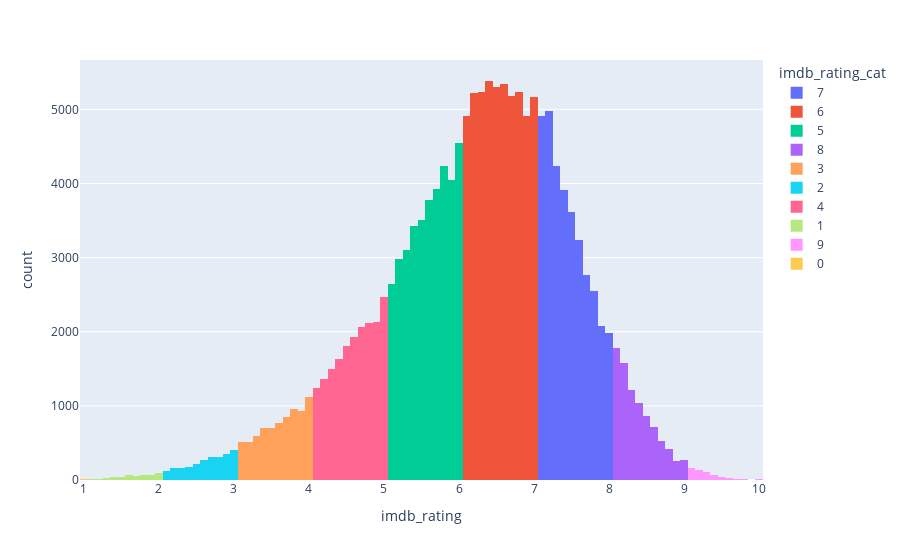

Notebook cell for this chart:
### Markdown cell above
Binning the countinous variable into groups to be able to achieve classification tasks.

### Code cell
model_df['imdb_rating_cat'] = pd.cut(model_df['imdb_rating'], bins=[0, 1, 2, 3, 4, 5, 6, 7, 8, 9, 10], right=True, labels=False) 
px.histogram(model_df, 'imdb_rating', color = 'imdb_rating_cat')

### Figure 1 — Plotly figure (JSON) as saved in the notebook; plotly's stock layout.template omitted (floating-point values rounded to 4 significant figures; data arrays with more than 128 entries replaced by an {"elided": "..."} marker saying what was removed)
{"data": [{"alignmentgroup": "True", "bingroup": "x", "hovertemplate": "imdb_rating_cat=7<br>imdb_rating=%{x}<br>count=%{y}<extra></extra>", "legendgroup": "7", "marker": {"color": "#636efa", "pattern": {"shape": ""}}, "name": "7", "offsetgroup": "7", "orientation": "v", "showlegend": true, "type": "histogram", "x": {"elided": "34265 float values"}, "xaxis": "x", "yaxis": "y"}, {"alignmentgroup": "True", "bingroup": "x", "hovertemplate": "imdb_rating_cat=6<br>imdb_rating=%{x}<br>count=%{y}<extra></extra>", "legendgroup": "6", "marker": {"color": "#EF553B", "pattern": {"shape": ""}}, "name": "6", "offsetgroup": "6", "orientation": "v", "showlegend": true, "type": "histogram", "x": {"elided": "51866 float values"}, "xaxis": "x", "yaxis": "y"}, {"alignmentgroup": "True", "bingroup": "x", "hovertemplate": "imdb_rating_cat=5<br>imdb_rating=%{x}<br>count=%{y}<extra></extra>", "legendgroup": "5", "marker": {"color": "#00cc96", "pattern": {"shape": ""}}, "name": "5", "offsetgroup": "5", "orientation": "v", "showlegend": true, "type": "histogram", "x": {"elided": "36189 float values"}, "xaxis": "x", "yaxis": "y"}, {"alignmentgroup": "True", "bingroup": "x", "hovertemplate": "imdb_rating_cat=8<br>imdb_rating=%{x}<br>count=%{y}<extra></extra>", "legendgroup": "8", "marker": {"color": "#ab63fa", "pattern": {"shape": ""}}, "name": "8", "offsetgroup": "8", "orientation": "v", "showlegend": true, "type": "histogram", "x": {"elided": "8670 float values"}, "xaxis": "x", "yaxis": "y"}, {"alignmentgroup": "True", "bingroup": "x", "hovertemplate": "imdb_rating_cat=3<br>imdb_rating=%{x}<br>count=%{y}<extra></extra>", "legendgroup": "3", "marker": {"color": "#FFA15A", "pattern": {"shape": ""}}, "name": "3", "offsetgroup": "3", "orientation": "v", "showlegend": true, "type": "histogram", "x": {"elided": "7653 float values"}, "xaxis": "x", "yaxis": "y"}, {"alignmentgroup": "True", "bingroup": "x", "hovertemplate": "imdb_rating_cat=2<br>imdb_rating=%{x}<br>count=%{y}<extra></extra>", "legendgroup": "2", "marker": {"color": "#19d3f3", "pattern": {"shape": ""}}, "name": "2", "offsetgroup": "2", "orientation": "v", "showlegend": true, "type": "histogram", "x": {"elided": "2457 float values"}, "xaxis": "x", "yaxis": "y"}, {"alignmentgroup": "True", "bingroup": "x", "hovertemplate": "imdb_rating_cat=4<br>imdb_rating=%{x}<br>count=%{y}<extra></extra>", "legendgroup": "4", "marker": {"color": "#FF6692", "pattern": {"shape": ""}}, "name": "4", "offsetgroup": "4", "orientation": "v", "showlegend": true, "type": "histogram", "x": {"elided": "18239 float values"}, "xaxis": "x", "yaxis": "y"}, {"alignmentgroup": "True", "bingroup": "x", "hovertemplate": "imdb_rating_cat=1<br>imdb_rating=%{x}<br>count=%{y}<extra></extra>", "legendgroup": "1", "marker": {"color": "#B6E880", "pattern": {"shape": ""}}, "name": "1", "offsetgroup": "1", "orientation": "v", "showlegend": true, "type": "histogram", "x": {"elided": "481 float values"}, "xaxis": "x", "yaxis": "y"}, {"alignmentgroup": "True", "bingroup": "x", "hovertemplate": "imdb_rating_cat=9<br>imdb_rating=%{x}<br>count=%{y}<extra></extra>", "legendgroup": "9", "marker": {"color": "#FF97FF", "pattern": {"shape": ""}}, "name": "9", "offsetgroup": "9", "orientation": "v", "showlegend": true, "type": "histogram", "x": {"elided": "585 float values"}, "xaxis": "x", "yaxis": "y"}, {"alignmentgroup": "True", "bingroup": "x", "hovertemplate": "imdb_rating_cat=0<br>imdb_rating=%{x}<br>count=%{y}<extra></extra>", "legendgroup": "0", "marker": {"color": "#FECB52", "pattern": {"shape": ""}}, "name": "0", "offsetgroup": "0", "orientation": "v", "showlegend": true, "type": "histogram", "x": [1, 1, 1, 1, 1, 1, 1, 1, 1, 1, 1, 1, 1, 1, 1, 1, 1], "xaxis": "x", "yaxis": "y"}], "layout": {"barmode": "relative", "legend": {"title": {"text": "imdb_rating_cat"}, "tracegroupgap": 0}, "margin": {"t": 60}, "xaxis": {"anchor": "y", "domain": [0, 1], "title": {"text": "imdb_rating"}}, "yaxis": {"anchor": "x", "domain": [0, 1], "title": {"text": "count"}}}}
